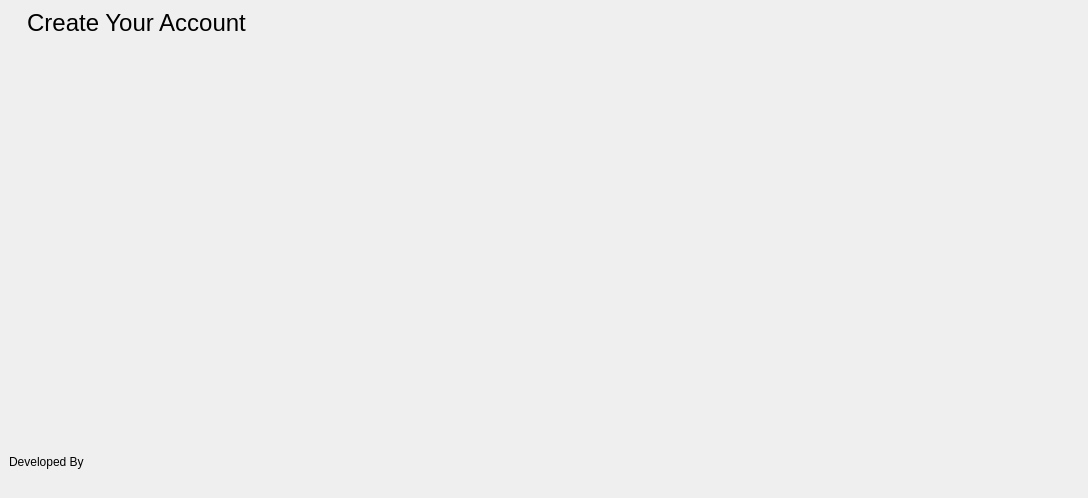
<?xml version="1.0" encoding="UTF-8"?>
<ui version="4.0">
 <class>Register</class>
 <widget class="QDialog" name="Register">
  <property name="geometry">
   <rect>
    <x>0</x>
    <y>0</y>
    <width>1088</width>
    <height>498</height>
   </rect>
  </property>
  <property name="windowTitle">
   <string>Register</string>
  </property>
  <layout class="QHBoxLayout" name="horizontalLayout">
   <property name="leftMargin">
    <number>0</number>
   </property>
   <property name="topMargin">
    <number>0</number>
   </property>
   <property name="bottomMargin">
    <number>0</number>
   </property>
   <item>
    <layout class="QVBoxLayout" name="verticalLayout">
     <property name="spacing">
      <number>0</number>
     </property>
     <item>
      <widget class="QWidget" name="sidewidget" native="true">
       <layout class="QVBoxLayout" name="verticalLayout_4">
        <item>
         <widget class="QLabel" name="lbl_create_account">
          <property name="maximumSize">
           <size>
            <width>16777215</width>
            <height>50</height>
           </size>
          </property>
          <property name="styleSheet">
           <string notr="true">font-size: 24px;</string>
          </property>
          <property name="text">
           <string>Create Your Account</string>
          </property>
          <property name="alignment">
           <set>Qt::AlignCenter</set>
          </property>
         </widget>
        </item>
        <item>
         <spacer name="verticalSpacer_2">
          <property name="orientation">
           <enum>Qt::Vertical</enum>
          </property>
          <property name="sizeHint" stdset="0">
           <size>
            <width>20</width>
            <height>40</height>
           </size>
          </property>
         </spacer>
        </item>
        <item>
         <widget class="QLabel" name="lbl_workmate_logo">
          <property name="text">
           <string/>
          </property>
          <property name="alignment">
           <set>Qt::AlignCenter</set>
          </property>
         </widget>
        </item>
        <item>
         <spacer name="verticalSpacer_3">
          <property name="orientation">
           <enum>Qt::Vertical</enum>
          </property>
          <property name="sizeHint" stdset="0">
           <size>
            <width>20</width>
            <height>40</height>
           </size>
          </property>
         </spacer>
        </item>
        <item>
         <layout class="QHBoxLayout" name="horizontalLayout_2">
          <item>
           <layout class="QVBoxLayout" name="verticalLayout_3">
            <item>
             <spacer name="verticalSpacer">
              <property name="orientation">
               <enum>Qt::Vertical</enum>
              </property>
              <property name="sizeType">
               <enum>QSizePolicy::Preferred</enum>
              </property>
              <property name="sizeHint" stdset="0">
               <size>
                <width>20</width>
                <height>89</height>
               </size>
              </property>
             </spacer>
            </item>
            <item>
             <widget class="QLabel" name="lbl_developed_by">
              <property name="text">
               <string>Developed By</string>
              </property>
             </widget>
            </item>
            <item>
             <widget class="QLabel" name="lbl_company">
              <property name="text">
               <string/>
              </property>
             </widget>
            </item>
           </layout>
          </item>
          <item>
           <spacer name="horizontalSpacer">
            <property name="orientation">
             <enum>Qt::Horizontal</enum>
            </property>
            <property name="sizeType">
             <enum>QSizePolicy::Preferred</enum>
            </property>
            <property name="sizeHint" stdset="0">
             <size>
              <width>180</width>
              <height>20</height>
             </size>
            </property>
           </spacer>
          </item>
         </layout>
        </item>
       </layout>
      </widget>
     </item>
    </layout>
   </item>
   <item>
    <layout class="QVBoxLayout" name="verticalLayout_2">
     <property name="topMargin">
      <number>0</number>
     </property>
     <property name="bottomMargin">
      <number>0</number>
     </property>
     <item>
      <widget class="QTabWidget" name="tab_widget_start">
       <property name="tabShape">
        <enum>QTabWidget::Rounded</enum>
       </property>
       <property name="currentIndex">
        <number>-1</number>
       </property>
       <property name="documentMode">
        <bool>true</bool>
       </property>
       <property name="tabsClosable">
        <bool>false</bool>
       </property>
       <property name="tabBarAutoHide">
        <bool>true</bool>
       </property>
      </widget>
     </item>
    </layout>
   </item>
  </layout>
 </widget>
 <resources/>
 <connections/>
</ui>
